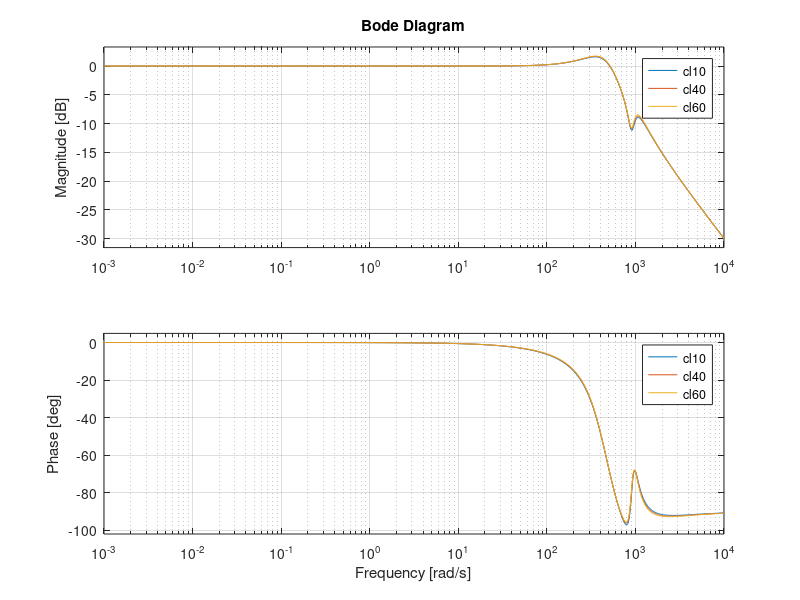

Here is the MATLAB script that generated this plot:
%reverse buck
num10=[850613591066032531623086670090963066971643841225997223454273597740574310400  140587870612079130323626721989670183867396561070775378446980401874866274304000 703430287885279634600434609314644485390096907878320378365632669219247552819363840 122426982236632455549811335656888156284832338777976994459025799177541283605381120  5134981684419784892165806975853709885739882847182514353339854633303808986316800];
  den10=[490372339813511906658422826156941469278510344134879192226963705036800  230740898326588977516579318450593039951778821444198462600055489980006400  474462459290830489555392878973990417457734055929284689716931336133364678656  102141951186928347938539524205949973504398583125837134160918737396881518755840  18545941683097920200224394542987953473235751594578999204244531494692478646991  807732314526336352522302383437684998043982670267226440265667971470789181440];
  G10= tf(num10,den10); %plant_tf
  pz_G10=zpk(G10);
  bode(G10);
Kp =0.14031*0.0013;
Ki =0.14031;
 C = tf([Kp Ki], [1 0]);
ol10=minreal(((G10))*C);
 cl10 = feedback(ol10, 1);
%  bode(cl20)
%  [GM, PM, Wgc, Wpc] = margin(cl20);
%  margin(cl20)
% bw = bandwidth(cl20);

num40=[157966143049486003359429354437487639254209636048898003594890912662867148800  26102119638049063550790381487322638748083138051461297518882444726118855475200  130631927632468261246408688997894402896460642886276274271429505444177400173690880  17577369128579598277260143216348008950019466289312032498957479773300685600194560  589938351134742404453867114563541705431953356418723003309656249288477795942400];
den40=[91066293781425183589466649009175246366488743435997806789058468249600  41262388141799843557241002427343739678599036660642888510508882093670400  87860965264992582180322701378100649120491876954306997781465312815357100032  18316954462151432616587574180536520568984480428634867561607539545643321131008  2561543797488275768358411724383374047100483130477265644770286010167173798873  89298669729131450790113899288922293117071887293218185845436303497777643520];
G40= tf(num40,den40); %plant_tf
pz_G40=zpk(G40);
bode(G40);
Kp =0.14031*0.0013;
Ki =0.14031;
C = tf([Kp Ki], [1 0]);
ol40=minreal(((G40))*C);
cl40 = feedback(ol40, 1);



num60=[148992421792566320627541737073707821670534997841109896396800  24619792604496818291454337171795451543227477672171335686553600  123211084242754945759814157796999294273073935887474672179588628480  16974923820126661505894689961753655699087292491956399576920883200  584349926949809747997716161096482639761536772446995087360000000];
den60=[85893010946765716123308131238344948698242503776665600  37973812467338271368744580585369300511120895185099161600  82721470080866819255560031070723959211165098367987222577152  16890186776069420290466710222957218200540126239440177482660299  2419658715646465123544777541127228809732501135024977364247210  86533423267821809867053015324552749803752066610783846400000];
G60= tf(num60,den60); %plant_tf
pz_G60=zpk(G60);

Kp =0.14031*0.0013;
Ki =0.14031;
C = tf([Kp Ki], [1 0]);
ol60=minreal(((G60))*C);
cl60 = feedback(ol60, 1);


bode(cl10, cl40, cl60)
grid on
legend('cl10','cl40', 'cl60')
 grid on